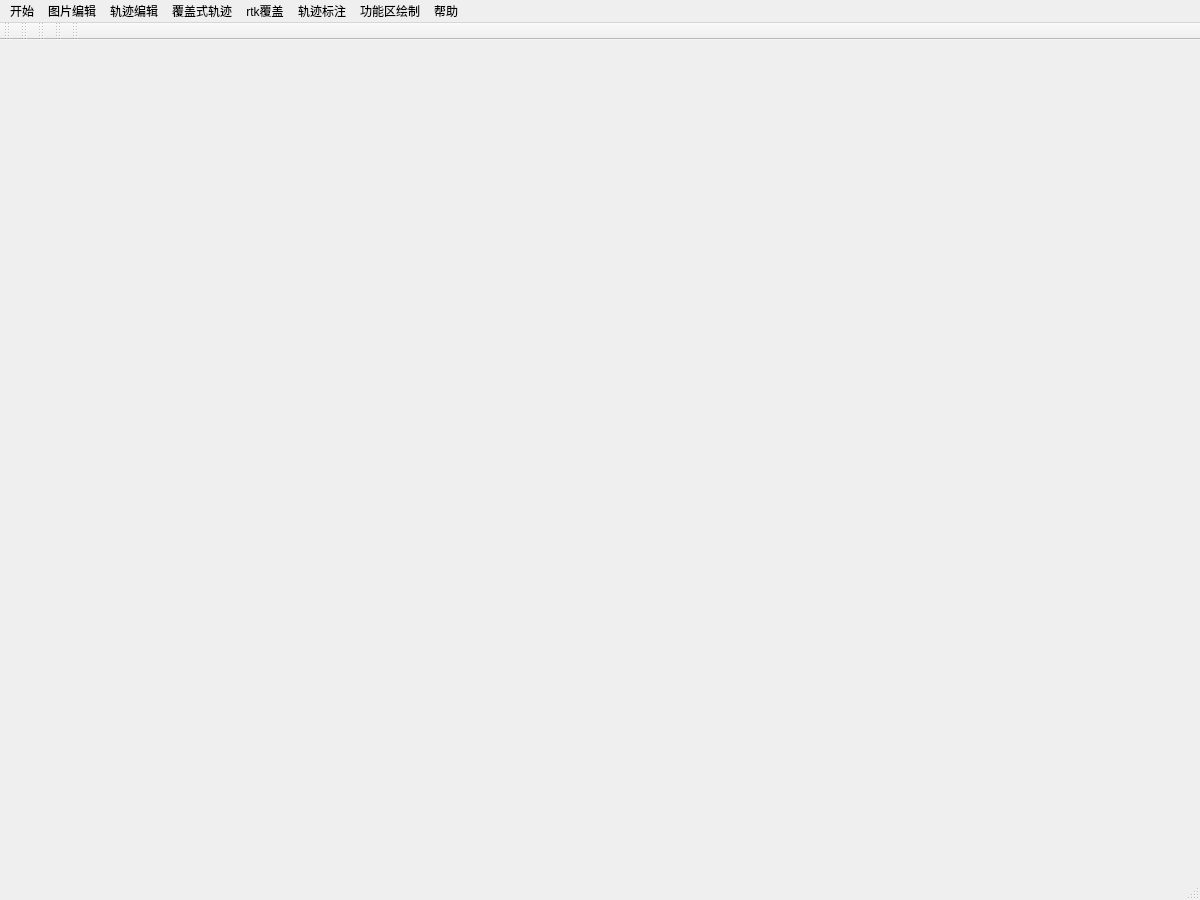
<?xml version="1.0" encoding="UTF-8"?>
<ui version="4.0">
 <class>MainWindow</class>
 <widget class="QMainWindow" name="MainWindow">
  <property name="geometry">
   <rect>
    <x>0</x>
    <y>0</y>
    <width>1200</width>
    <height>900</height>
   </rect>
  </property>
  <property name="windowTitle">
   <string>MainWindow</string>
  </property>
  <widget class="QWidget" name="centralwidget">
   <layout class="QGridLayout" name="gridLayout">
    <item row="0" column="0">
     <widget class="GraphicsView" name="pgmGraphicsView" native="true">
      <property name="autoFillBackground">
       <bool>true</bool>
      </property>
     </widget>
    </item>
   </layout>
  </widget>
  <widget class="QMenuBar" name="menubar">
   <property name="geometry">
    <rect>
     <x>0</x>
     <y>0</y>
     <width>1200</width>
     <height>21</height>
    </rect>
   </property>
   <widget class="QMenu" name="menu">
    <property name="title">
     <string>开始</string>
    </property>
    <addaction name="doOpen"/>
    <addaction name="doSave"/>
    <addaction name="doSave_As"/>
    <addaction name="doClose"/>
    <addaction name="separator"/>
    <addaction name="doExit"/>
   </widget>
   <widget class="QMenu" name="menu_2">
    <property name="title">
     <string>图片编辑</string>
    </property>
    <addaction name="doRestore"/>
    <addaction name="do_adjust"/>
    <addaction name="separator"/>
    <addaction name="do_AutoPS_wec"/>
    <addaction name="doDrawLine"/>
    <addaction name="doDrawWhitePolygon"/>
   </widget>
   <widget class="QMenu" name="menu_3">
    <property name="title">
     <string>帮助</string>
    </property>
    <addaction name="doAbout"/>
    <addaction name="actiontest"/>
   </widget>
   <widget class="QMenu" name="menu_4">
    <property name="title">
     <string>轨迹编辑</string>
    </property>
    <addaction name="doOpenYaml"/>
    <addaction name="separator"/>
    <addaction name="doOpenJson"/>
    <addaction name="doOpenJson_multiMPath"/>
    <addaction name="do_draw_path"/>
    <addaction name="doDrawPathContinue"/>
    <addaction name="do_fill_path"/>
    <addaction name="do_draw_next_mpath"/>
    <addaction name="doCleanJson"/>
    <addaction name="doCleanAllMPath"/>
    <addaction name="separator"/>
    <addaction name="doSaveJson"/>
    <addaction name="doDrawTraj_png"/>
   </widget>
   <widget class="QMenu" name="menu_5">
    <property name="title">
     <string>覆盖式轨迹</string>
    </property>
    <addaction name="do_draw_polygons_area"/>
    <addaction name="do_draw_ploygons"/>
    <addaction name="do_adjust_polygons_area"/>
    <addaction name="separator"/>
    <addaction name="do_save_polygons_area"/>
    <addaction name="do_clean_polygons_area"/>
    <addaction name="do_load_polygons_area"/>
    <addaction name="separator"/>
    <addaction name="do_draw_full_covered_path"/>
   </widget>
   <widget class="QMenu" name="menurtk">
    <property name="title">
     <string>rtk覆盖</string>
    </property>
    <addaction name="doOpenJsonExclusively"/>
    <addaction name="do_rtk_full_cover_path"/>
    <addaction name="separator"/>
    <addaction name="doSaveJson"/>
   </widget>
   <widget class="QMenu" name="menu_6">
    <property name="title">
     <string>轨迹标注</string>
    </property>
    <addaction name="do_selectMultiPoint_polygen"/>
    <addaction name="do_clean_pointSelect_area"/>
    <addaction name="do_addAttribute"/>
   </widget>
   <widget class="QMenu" name="menu_7">
    <property name="title">
     <string>功能区绘制</string>
    </property>
    <addaction name="do_draw_functional_area"/>
    <addaction name="do_clean_current_functional_area"/>
    <addaction name="do_clean_all_functional_area"/>
    <addaction name="do_draw_next_functional_area"/>
    <addaction name="separator"/>
    <addaction name="do_save_functional_area"/>
   </widget>
   <addaction name="menu"/>
   <addaction name="menu_2"/>
   <addaction name="menu_4"/>
   <addaction name="menu_5"/>
   <addaction name="menurtk"/>
   <addaction name="menu_6"/>
   <addaction name="menu_7"/>
   <addaction name="menu_3"/>
  </widget>
  <widget class="QStatusBar" name="statusbar"/>
  <widget class="QToolBar" name="toolBar_File">
   <property name="windowTitle">
    <string>toolBar</string>
   </property>
   <attribute name="toolBarArea">
    <enum>TopToolBarArea</enum>
   </attribute>
   <attribute name="toolBarBreak">
    <bool>false</bool>
   </attribute>
  </widget>
  <widget class="QToolBar" name="toolBar_Edit">
   <property name="windowTitle">
    <string>toolBar</string>
   </property>
   <attribute name="toolBarArea">
    <enum>TopToolBarArea</enum>
   </attribute>
   <attribute name="toolBarBreak">
    <bool>false</bool>
   </attribute>
  </widget>
  <widget class="QToolBar" name="toolBar_PathEdit">
   <property name="windowTitle">
    <string>toolBar</string>
   </property>
   <attribute name="toolBarArea">
    <enum>TopToolBarArea</enum>
   </attribute>
   <attribute name="toolBarBreak">
    <bool>false</bool>
   </attribute>
  </widget>
  <widget class="QToolBar" name="toolBar_fullCover">
   <property name="windowTitle">
    <string>toolBar</string>
   </property>
   <attribute name="toolBarArea">
    <enum>TopToolBarArea</enum>
   </attribute>
   <attribute name="toolBarBreak">
    <bool>false</bool>
   </attribute>
  </widget>
  <widget class="QToolBar" name="toolBar_About">
   <property name="windowTitle">
    <string>toolBar</string>
   </property>
   <attribute name="toolBarArea">
    <enum>TopToolBarArea</enum>
   </attribute>
   <attribute name="toolBarBreak">
    <bool>false</bool>
   </attribute>
  </widget>
  <action name="doOpen">
   <property name="icon">
    <iconset resource="../res/ImageDir.qrc">
     <normaloff>:/doOpen.svg</normaloff>:/doOpen.svg</iconset>
   </property>
   <property name="text">
    <string>打开(&amp;O)</string>
   </property>
   <property name="toolTip">
    <string>打开一张图片</string>
   </property>
   <property name="shortcut">
    <string>Ctrl+O</string>
   </property>
  </action>
  <action name="doClose">
   <property name="icon">
    <iconset resource="../res/ImageDir.qrc">
     <normaloff>:/doClose.svg</normaloff>:/doClose.svg</iconset>
   </property>
   <property name="text">
    <string>关闭图片(&amp;W)</string>
   </property>
   <property name="shortcut">
    <string>Ctrl+W</string>
   </property>
  </action>
  <action name="doSave">
   <property name="icon">
    <iconset resource="../res/ImageDir.qrc">
     <normaloff>:/doSave.svg</normaloff>:/doSave.svg</iconset>
   </property>
   <property name="text">
    <string>保存图片(&amp;S)</string>
   </property>
   <property name="toolTip">
    <string>保存图片(S)</string>
   </property>
   <property name="shortcut">
    <string>Ctrl+S</string>
   </property>
  </action>
  <action name="doSave_As">
   <property name="icon">
    <iconset resource="../res/ImageDir.qrc">
     <normaloff>:/doSave_As.svg</normaloff>:/doSave_As.svg</iconset>
   </property>
   <property name="text">
    <string>导出图片(F12)</string>
   </property>
   <property name="toolTip">
    <string>导出图片(F12)</string>
   </property>
   <property name="shortcut">
    <string>F12</string>
   </property>
  </action>
  <action name="doExit">
   <property name="icon">
    <iconset resource="../res/ImageDir.qrc">
     <normaloff>:/doExit.svg</normaloff>:/doExit.svg</iconset>
   </property>
   <property name="text">
    <string>退出(&amp;Q)</string>
   </property>
   <property name="shortcut">
    <string>Ctrl+Q</string>
   </property>
  </action>
  <action name="doAbout">
   <property name="icon">
    <iconset resource="../res/ImageDir.qrc">
     <normaloff>:/doAbout.svg</normaloff>:/doAbout.svg</iconset>
   </property>
   <property name="text">
    <string>关于(F1)</string>
   </property>
   <property name="shortcut">
    <string>F1</string>
   </property>
  </action>
  <action name="doRestore">
   <property name="icon">
    <iconset resource="../res/ImageDir.qrc">
     <normaloff>:/doRestore.svg</normaloff>:/doRestore.svg</iconset>
   </property>
   <property name="text">
    <string>恢复(&amp;Z)</string>
   </property>
   <property name="shortcut">
    <string>Ctrl+Z</string>
   </property>
  </action>
  <action name="doZoom">
   <property name="text">
    <string>缩放(&amp;+)</string>
   </property>
   <property name="shortcut">
    <string>Ctrl+-</string>
   </property>
  </action>
  <action name="doGrayscale">
   <property name="text">
    <string>灰度</string>
   </property>
  </action>
  <action name="doWarm">
   <property name="text">
    <string>Warm</string>
   </property>
  </action>
  <action name="doCool">
   <property name="text">
    <string>Cool</string>
   </property>
  </action>
  <action name="doMovie_frame">
   <property name="text">
    <string>电影相框</string>
   </property>
  </action>
  <action name="doClassic_frame">
   <property name="text">
    <string>经典相框</string>
   </property>
  </action>
  <action name="doFlower_frame">
   <property name="text">
    <string>小花相框</string>
   </property>
  </action>
  <action name="doBrightness">
   <property name="text">
    <string>亮度</string>
   </property>
  </action>
  <action name="doHorizontal">
   <property name="text">
    <string>水平翻转</string>
   </property>
  </action>
  <action name="doVertical">
   <property name="text">
    <string>垂直翻转</string>
   </property>
  </action>
  <action name="doSimple">
   <property name="text">
    <string>简单模糊</string>
   </property>
  </action>
  <action name="doGauss">
   <property name="text">
    <string>高斯模糊</string>
   </property>
  </action>
  <action name="doMeida_Filter">
   <property name="text">
    <string>中值滤波</string>
   </property>
  </action>
  <action name="doLaplace">
   <property name="text">
    <string>拉普拉斯锐化</string>
   </property>
  </action>
  <action name="doBinaryzation">
   <property name="text">
    <string>二值化</string>
   </property>
  </action>
  <action name="doContour_extraction">
   <property name="text">
    <string>轮廓提取</string>
   </property>
  </action>
  <action name="doDilate">
   <property name="text">
    <string>腐蚀</string>
   </property>
  </action>
  <action name="doExpansion">
   <property name="text">
    <string>膨胀</string>
   </property>
  </action>
  <action name="doOpening">
   <property name="text">
    <string>开运算</string>
   </property>
  </action>
  <action name="doClosing">
   <property name="text">
    <string>闭运算</string>
   </property>
  </action>
  <action name="doRotate">
   <property name="text">
    <string>旋转</string>
   </property>
  </action>
  <action name="do_adjust">
   <property name="icon">
    <iconset resource="../res/ImageDir.qrc">
     <normaloff>:/do_adjust.svg</normaloff>:/do_adjust.svg</iconset>
   </property>
   <property name="text">
    <string>适应屏幕(&amp;D)</string>
   </property>
   <property name="shortcut">
    <string>Ctrl+D</string>
   </property>
  </action>
  <action name="do_adjust_left">
   <property name="text">
    <string>左图适应(&amp;L)</string>
   </property>
   <property name="shortcut">
    <string>Ctrl+Left</string>
   </property>
  </action>
  <action name="do_adjust_right">
   <property name="text">
    <string>右图适应(&amp;R)</string>
   </property>
   <property name="shortcut">
    <string>Ctrl+Right</string>
   </property>
  </action>
  <action name="doRotate_left">
   <property name="text">
    <string>逆时针旋转(&amp;L)</string>
   </property>
   <property name="toolTip">
    <string>逆时针旋转</string>
   </property>
   <property name="shortcut">
    <string>Ctrl+L</string>
   </property>
  </action>
  <action name="doRotate_right">
   <property name="text">
    <string>顺时针旋转(&amp;R)</string>
   </property>
   <property name="toolTip">
    <string>顺时针旋转</string>
   </property>
   <property name="shortcut">
    <string>Ctrl+R</string>
   </property>
  </action>
  <action name="do_AutoPS_wec">
   <property name="icon">
    <iconset resource="../res/ImageDir.qrc">
     <normaloff>:/do_AutoPS_wec.svg</normaloff>:/do_AutoPS_wec.svg</iconset>
   </property>
   <property name="text">
    <string>自动修图</string>
   </property>
  </action>
  <action name="doOpenJson">
   <property name="icon">
    <iconset resource="../res/ImageDir.qrc">
     <normaloff>:/doOpenJson.svg</normaloff>:/doOpenJson.svg</iconset>
   </property>
   <property name="text">
    <string>加载Json文件(单条轨迹)</string>
   </property>
   <property name="toolTip">
    <string>加载Json文件(单条轨迹)</string>
   </property>
  </action>
  <action name="doSaveJson">
   <property name="icon">
    <iconset resource="../res/ImageDir.qrc">
     <normaloff>:/doSaveJson.svg</normaloff>:/doSaveJson.svg</iconset>
   </property>
   <property name="text">
    <string>保存Json文件</string>
   </property>
   <property name="toolTip">
    <string>保存Json文件</string>
   </property>
  </action>
  <action name="doCleanJson">
   <property name="icon">
    <iconset resource="../res/ImageDir.qrc">
     <normaloff>:/doCleanJson.svg</normaloff>:/doCleanJson.svg</iconset>
   </property>
   <property name="text">
    <string>清除当前轨迹</string>
   </property>
   <property name="toolTip">
    <string>清除当前轨迹</string>
   </property>
  </action>
  <action name="actiontest">
   <property name="icon">
    <iconset resource="../res/ImageDir.qrc">
     <normaloff>:/actiontest.svg</normaloff>:/actiontest.svg</iconset>
   </property>
   <property name="text">
    <string>test(开发使用)</string>
   </property>
   <property name="toolTip">
    <string>test</string>
   </property>
  </action>
  <action name="do_draw_path">
   <property name="icon">
    <iconset resource="../res/ImageDir.qrc">
     <normaloff>:/do_draw_path.svg</normaloff>:/do_draw_path.svg</iconset>
   </property>
   <property name="text">
    <string>自由绘制轨迹</string>
   </property>
   <property name="toolTip">
    <string>自由绘制轨迹</string>
   </property>
  </action>
  <action name="do_fill_path">
   <property name="icon">
    <iconset resource="../res/ImageDir.qrc">
     <normaloff>:/do_fill_path.svg</normaloff>:/do_fill_path.svg</iconset>
   </property>
   <property name="text">
    <string>填充全部轨迹</string>
   </property>
   <property name="toolTip">
    <string>填充全部轨迹</string>
   </property>
  </action>
  <action name="doOpenYaml">
   <property name="icon">
    <iconset resource="../res/ImageDir.qrc">
     <normaloff>:/doOpenYaml.svg</normaloff>:/doOpenYaml.svg</iconset>
   </property>
   <property name="text">
    <string>加载yaml文件</string>
   </property>
   <property name="toolTip">
    <string>加载yaml文件</string>
   </property>
  </action>
  <action name="doDrawLine">
   <property name="text">
    <string>绘制虚拟墙</string>
   </property>
   <property name="toolTip">
    <string>绘制虚拟墙</string>
   </property>
  </action>
  <action name="doDrawTraj_png">
   <property name="icon">
    <iconset resource="../res/ImageDir.qrc">
     <normaloff>:/doDrawTraj_png.svg</normaloff>:/doDrawTraj_png.svg</iconset>
   </property>
   <property name="text">
    <string>绘制轨迹到png</string>
   </property>
   <property name="toolTip">
    <string>绘制轨迹到png</string>
   </property>
  </action>
  <action name="do_draw_polygons_area">
   <property name="text">
    <string>绘制多边形区域</string>
   </property>
   <property name="toolTip">
    <string>绘制多边形区域</string>
   </property>
  </action>
  <action name="do_draw_ploygons">
   <property name="text">
    <string>填充区域</string>
   </property>
   <property name="toolTip">
    <string>填充区域</string>
   </property>
  </action>
  <action name="do_adjust_polygons_area">
   <property name="text">
    <string>显示多边形区域</string>
   </property>
   <property name="toolTip">
    <string>显示多边形区域</string>
   </property>
  </action>
  <action name="do_draw_full_covered_path">
   <property name="text">
    <string>绘制覆盖式轨迹</string>
   </property>
   <property name="toolTip">
    <string>绘制覆盖式轨迹</string>
   </property>
  </action>
  <action name="do_save_polygons_area">
   <property name="text">
    <string>记录区域</string>
   </property>
   <property name="toolTip">
    <string>记录区域</string>
   </property>
  </action>
  <action name="do_load_polygons_area">
   <property name="text">
    <string>加载区域</string>
   </property>
   <property name="toolTip">
    <string>记载区域</string>
   </property>
  </action>
  <action name="do_clean_polygons_area">
   <property name="text">
    <string>清除区域</string>
   </property>
   <property name="toolTip">
    <string>清除区域</string>
   </property>
  </action>
  <action name="doDrawWhitePolygon">
   <property name="text">
    <string>多边形橡皮擦</string>
   </property>
   <property name="toolTip">
    <string>多边形橡皮擦</string>
   </property>
  </action>
  <action name="doDrawPathContinue">
   <property name="icon">
    <iconset resource="../res/ImageDir.qrc">
     <normaloff>:/doDrawPathContinue.svg</normaloff>:/doDrawPathContinue.svg</iconset>
   </property>
   <property name="text">
    <string>追加轨迹</string>
   </property>
   <property name="toolTip">
    <string>追加轨迹</string>
   </property>
  </action>
  <action name="do_rtk_full_cover_path">
   <property name="text">
    <string>rtk覆盖式轨迹</string>
   </property>
   <property name="toolTip">
    <string>rtk覆盖式轨迹</string>
   </property>
  </action>
  <action name="doOpenJsonExclusively">
   <property name="text">
    <string>仅加载Json文件</string>
   </property>
   <property name="toolTip">
    <string>仅加载Json文件</string>
   </property>
  </action>
  <action name="do_selectMultiPoint_polygen">
   <property name="text">
    <string>框选点</string>
   </property>
   <property name="toolTip">
    <string>框选点</string>
   </property>
  </action>
  <action name="do_addAttribute">
   <property name="text">
    <string>添加属性</string>
   </property>
   <property name="toolTip">
    <string>添加属性</string>
   </property>
  </action>
  <action name="do_clean_pointSelect_area">
   <property name="text">
    <string>清除框选</string>
   </property>
   <property name="toolTip">
    <string>清除框选</string>
   </property>
  </action>
  <action name="doCleanAllMPath">
   <property name="text">
    <string>清除所有轨迹</string>
   </property>
   <property name="toolTip">
    <string>清除所有轨迹</string>
   </property>
  </action>
  <action name="do_draw_next_mpath">
   <property name="text">
    <string>保存并进行下一条轨迹绘制</string>
   </property>
   <property name="toolTip">
    <string>保存并进行下一条轨迹绘制</string>
   </property>
  </action>
  <action name="doOpenJson_multiMPath">
   <property name="text">
    <string>加载Json文件(多条轨迹)</string>
   </property>
   <property name="toolTip">
    <string>加载Json文件(多条轨迹)</string>
   </property>
  </action>
  <action name="do_draw_functional_area">
   <property name="text">
    <string>绘制功能区</string>
   </property>
   <property name="toolTip">
    <string>绘制功能区</string>
   </property>
  </action>
  <action name="do_clean_current_functional_area">
   <property name="text">
    <string>清除当前功能区</string>
   </property>
   <property name="toolTip">
    <string>清除当前功能区</string>
   </property>
  </action>
  <action name="do_clean_all_functional_area">
   <property name="text">
    <string>清除所有功能区</string>
   </property>
   <property name="toolTip">
    <string>清除所有功能区</string>
   </property>
  </action>
  <action name="do_draw_next_functional_area">
   <property name="text">
    <string>保存并进行下一个功能区绘制</string>
   </property>
   <property name="toolTip">
    <string>保存并进行下一个功能区绘制</string>
   </property>
  </action>
  <action name="do_save_functional_area">
   <property name="text">
    <string>记录功能区</string>
   </property>
   <property name="toolTip">
    <string>记录功能区</string>
   </property>
  </action>
  <action name="do_load_functional_area">
   <property name="text">
    <string>加载功能区</string>
   </property>
   <property name="toolTip">
    <string>加载功能区</string>
   </property>
  </action>
 </widget>
 <customwidgets>
  <customwidget>
   <class>GraphicsView</class>
   <extends>QWidget</extends>
   <header location="global">graphicsview.h</header>
  </customwidget>
 </customwidgets>
 <resources>
  <include location="../res/ImageDir.qrc"/>
 </resources>
 <connections/>
</ui>
